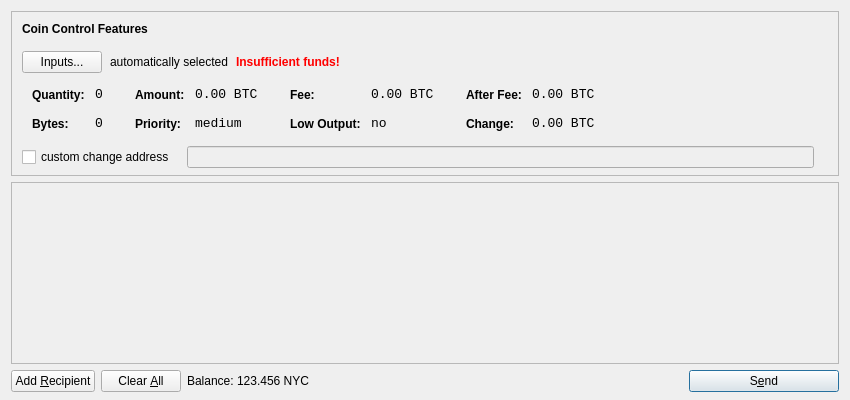
<?xml version="1.0" encoding="UTF-8"?>
<ui version="4.0">
 <class>SendCoinsDialog</class>
 <widget class="QDialog" name="SendCoinsDialog">
  <property name="geometry">
   <rect>
    <x>0</x>
    <y>0</y>
    <width>850</width>
    <height>400</height>
   </rect>
  </property>
  <property name="windowTitle">
   <string>Send Coins</string>
  </property>
  <layout class="QVBoxLayout" name="verticalLayout" stretch="0,1,0">
   <property name="bottomMargin">
    <number>8</number>
   </property>
   <item>
    <widget class="QFrame" name="frameCoinControl">
     <property name="sizePolicy">
      <sizepolicy hsizetype="Expanding" vsizetype="Expanding">
       <horstretch>0</horstretch>
       <verstretch>0</verstretch>
      </sizepolicy>
     </property>
     <property name="maximumSize">
      <size>
       <width>16777215</width>
       <height>16777215</height>
      </size>
     </property>
     <property name="frameShape">
      <enum>QFrame::StyledPanel</enum>
     </property>
     <property name="frameShadow">
      <enum>QFrame::Sunken</enum>
     </property>
     <layout class="QVBoxLayout" name="verticalLayoutCoinControl2">
      <property name="spacing">
       <number>-1</number>
      </property>
      <property name="leftMargin">
       <number>0</number>
      </property>
      <property name="topMargin">
       <number>0</number>
      </property>
      <property name="rightMargin">
       <number>0</number>
      </property>
      <property name="bottomMargin">
       <number>6</number>
      </property>
      <item>
       <layout class="QVBoxLayout" name="verticalLayoutCoinControl" stretch="0,0,0,0,1">
        <property name="spacing">
         <number>0</number>
        </property>
        <property name="leftMargin">
         <number>10</number>
        </property>
        <property name="topMargin">
         <number>10</number>
        </property>
        <item>
         <layout class="QHBoxLayout" name="horizontalLayoutCoinControl1">
          <property name="bottomMargin">
           <number>15</number>
          </property>
          <item>
           <widget class="QLabel" name="labelCoinControlFeatures">
            <property name="sizePolicy">
             <sizepolicy hsizetype="Preferred" vsizetype="Maximum">
              <horstretch>0</horstretch>
              <verstretch>0</verstretch>
             </sizepolicy>
            </property>
            <property name="font">
             <font>
              <weight>75</weight>
              <bold>true</bold>
             </font>
            </property>
            <property name="styleSheet">
             <string notr="true">font-weight:bold;</string>
            </property>
            <property name="text">
             <string>Coin Control Features</string>
            </property>
           </widget>
          </item>
         </layout>
        </item>
        <item>
         <layout class="QHBoxLayout" name="horizontalLayoutCoinControl2" stretch="0,0,0,0">
          <property name="spacing">
           <number>8</number>
          </property>
          <property name="bottomMargin">
           <number>10</number>
          </property>
          <item>
           <widget class="QPushButton" name="pushButtonCoinControl">
            <property name="styleSheet">
             <string notr="true"/>
            </property>
            <property name="text">
             <string>Inputs...</string>
            </property>
           </widget>
          </item>
          <item>
           <widget class="QLabel" name="labelCoinControlAutomaticallySelected">
            <property name="text">
             <string>automatically selected</string>
            </property>
            <property name="margin">
             <number>5</number>
            </property>
           </widget>
          </item>
          <item>
           <widget class="QLabel" name="labelCoinControlInsuffFunds">
            <property name="font">
             <font>
              <weight>75</weight>
              <bold>true</bold>
             </font>
            </property>
            <property name="styleSheet">
             <string notr="true">color:red;font-weight:bold;</string>
            </property>
            <property name="text">
             <string>Insufficient funds!</string>
            </property>
            <property name="margin">
             <number>5</number>
            </property>
           </widget>
          </item>
          <item>
           <spacer name="horizontalSpacerCoinControl">
            <property name="orientation">
             <enum>Qt::Horizontal</enum>
            </property>
            <property name="sizeHint" stdset="0">
             <size>
              <width>40</width>
              <height>1</height>
             </size>
            </property>
           </spacer>
          </item>
         </layout>
        </item>
        <item>
         <widget class="QWidget" name="widgetCoinControl" native="true">
          <property name="sizePolicy">
           <sizepolicy hsizetype="Preferred" vsizetype="Preferred">
            <horstretch>0</horstretch>
            <verstretch>0</verstretch>
           </sizepolicy>
          </property>
          <property name="minimumSize">
           <size>
            <width>0</width>
            <height>0</height>
           </size>
          </property>
          <property name="styleSheet">
           <string notr="true"/>
          </property>
          <layout class="QHBoxLayout" name="horizontalLayoutCoinControl5">
           <property name="margin">
            <number>0</number>
           </property>
           <item>
            <layout class="QHBoxLayout" name="horizontalLayoutCoinControl3" stretch="0,0,0,1">
             <property name="spacing">
              <number>20</number>
             </property>
             <property name="topMargin">
              <number>0</number>
             </property>
             <property name="bottomMargin">
              <number>10</number>
             </property>
             <item>
              <layout class="QFormLayout" name="formLayoutCoinControl1">
               <property name="horizontalSpacing">
                <number>10</number>
               </property>
               <property name="verticalSpacing">
                <number>14</number>
               </property>
               <property name="leftMargin">
                <number>10</number>
               </property>
               <property name="topMargin">
                <number>4</number>
               </property>
               <property name="rightMargin">
                <number>6</number>
               </property>
               <item row="0" column="0">
                <widget class="QLabel" name="labelCoinControlQuantityText">
                 <property name="styleSheet">
                  <string notr="true">font-weight:bold;</string>
                 </property>
                 <property name="text">
                  <string>Quantity:</string>
                 </property>
                 <property name="margin">
                  <number>0</number>
                 </property>
                </widget>
               </item>
               <item row="0" column="1">
                <widget class="QLabel" name="labelCoinControlQuantity">
                 <property name="font">
                  <font>
                   <family>Monospace</family>
                   <pointsize>10</pointsize>
                  </font>
                 </property>
                 <property name="cursor">
                  <cursorShape>IBeamCursor</cursorShape>
                 </property>
                 <property name="contextMenuPolicy">
                  <enum>Qt::ActionsContextMenu</enum>
                 </property>
                 <property name="text">
                  <string notr="true">0</string>
                 </property>
                 <property name="margin">
                  <number>0</number>
                 </property>
                 <property name="textInteractionFlags">
                  <set>Qt::LinksAccessibleByMouse|Qt::TextSelectableByKeyboard|Qt::TextSelectableByMouse</set>
                 </property>
                </widget>
               </item>
               <item row="1" column="0">
                <widget class="QLabel" name="labelCoinControlBytesText">
                 <property name="styleSheet">
                  <string notr="true">font-weight:bold;</string>
                 </property>
                 <property name="text">
                  <string>Bytes:</string>
                 </property>
                </widget>
               </item>
               <item row="1" column="1">
                <widget class="QLabel" name="labelCoinControlBytes">
                 <property name="font">
                  <font>
                   <family>Monospace</family>
                   <pointsize>10</pointsize>
                  </font>
                 </property>
                 <property name="cursor">
                  <cursorShape>IBeamCursor</cursorShape>
                 </property>
                 <property name="contextMenuPolicy">
                  <enum>Qt::ActionsContextMenu</enum>
                 </property>
                 <property name="text">
                  <string notr="true">0</string>
                 </property>
                 <property name="textInteractionFlags">
                  <set>Qt::LinksAccessibleByMouse|Qt::TextSelectableByKeyboard|Qt::TextSelectableByMouse</set>
                 </property>
                </widget>
               </item>
              </layout>
             </item>
             <item>
              <layout class="QFormLayout" name="formLayoutCoinControl2">
               <property name="horizontalSpacing">
                <number>10</number>
               </property>
               <property name="verticalSpacing">
                <number>14</number>
               </property>
               <property name="leftMargin">
                <number>6</number>
               </property>
               <property name="topMargin">
                <number>4</number>
               </property>
               <property name="rightMargin">
                <number>6</number>
               </property>
               <item row="0" column="0">
                <widget class="QLabel" name="labelCoinControlAmountText">
                 <property name="styleSheet">
                  <string notr="true">font-weight:bold;</string>
                 </property>
                 <property name="text">
                  <string>Amount:</string>
                 </property>
                 <property name="margin">
                  <number>0</number>
                 </property>
                </widget>
               </item>
               <item row="0" column="1">
                <widget class="QLabel" name="labelCoinControlAmount">
                 <property name="font">
                  <font>
                   <family>Monospace</family>
                   <pointsize>10</pointsize>
                  </font>
                 </property>
                 <property name="cursor">
                  <cursorShape>IBeamCursor</cursorShape>
                 </property>
                 <property name="contextMenuPolicy">
                  <enum>Qt::ActionsContextMenu</enum>
                 </property>
                 <property name="text">
                  <string notr="true">0.00 BTC</string>
                 </property>
                 <property name="textInteractionFlags">
                  <set>Qt::LinksAccessibleByMouse|Qt::TextSelectableByKeyboard|Qt::TextSelectableByMouse</set>
                 </property>
                </widget>
               </item>
               <item row="1" column="0">
                <widget class="QLabel" name="labelCoinControlPriorityText">
                 <property name="styleSheet">
                  <string notr="true">font-weight:bold;</string>
                 </property>
                 <property name="text">
                  <string>Priority:</string>
                 </property>
                </widget>
               </item>
               <item row="1" column="1">
                <widget class="QLabel" name="labelCoinControlPriority">
                 <property name="font">
                  <font>
                   <family>Monospace</family>
                   <pointsize>10</pointsize>
                  </font>
                 </property>
                 <property name="cursor">
                  <cursorShape>IBeamCursor</cursorShape>
                 </property>
                 <property name="contextMenuPolicy">
                  <enum>Qt::ActionsContextMenu</enum>
                 </property>
                 <property name="text">
                  <string>medium</string>
                 </property>
                 <property name="textInteractionFlags">
                  <set>Qt::LinksAccessibleByMouse|Qt::TextSelectableByKeyboard|Qt::TextSelectableByMouse</set>
                 </property>
                </widget>
               </item>
              </layout>
             </item>
             <item>
              <layout class="QFormLayout" name="formLayoutCoinControl3">
               <property name="horizontalSpacing">
                <number>10</number>
               </property>
               <property name="verticalSpacing">
                <number>14</number>
               </property>
               <property name="leftMargin">
                <number>6</number>
               </property>
               <property name="topMargin">
                <number>4</number>
               </property>
               <property name="rightMargin">
                <number>6</number>
               </property>
               <item row="0" column="0">
                <widget class="QLabel" name="labelCoinControlFeeText">
                 <property name="styleSheet">
                  <string notr="true">font-weight:bold;</string>
                 </property>
                 <property name="text">
                  <string>Fee:</string>
                 </property>
                 <property name="margin">
                  <number>0</number>
                 </property>
                </widget>
               </item>
               <item row="0" column="1">
                <widget class="QLabel" name="labelCoinControlFee">
                 <property name="font">
                  <font>
                   <family>Monospace</family>
                   <pointsize>10</pointsize>
                  </font>
                 </property>
                 <property name="cursor">
                  <cursorShape>IBeamCursor</cursorShape>
                 </property>
                 <property name="contextMenuPolicy">
                  <enum>Qt::ActionsContextMenu</enum>
                 </property>
                 <property name="text">
                  <string notr="true">0.00 BTC</string>
                 </property>
                 <property name="textInteractionFlags">
                  <set>Qt::LinksAccessibleByMouse|Qt::TextSelectableByKeyboard|Qt::TextSelectableByMouse</set>
                 </property>
                </widget>
               </item>
               <item row="1" column="0">
                <widget class="QLabel" name="labelCoinControlLowOutputText">
                 <property name="styleSheet">
                  <string notr="true">font-weight:bold;</string>
                 </property>
                 <property name="text">
                  <string>Low Output:</string>
                 </property>
                </widget>
               </item>
               <item row="1" column="1">
                <widget class="QLabel" name="labelCoinControlLowOutput">
                 <property name="font">
                  <font>
                   <family>Monospace</family>
                   <pointsize>10</pointsize>
                  </font>
                 </property>
                 <property name="cursor">
                  <cursorShape>IBeamCursor</cursorShape>
                 </property>
                 <property name="contextMenuPolicy">
                  <enum>Qt::ActionsContextMenu</enum>
                 </property>
                 <property name="text">
                  <string>no</string>
                 </property>
                 <property name="textInteractionFlags">
                  <set>Qt::LinksAccessibleByMouse|Qt::TextSelectableByKeyboard|Qt::TextSelectableByMouse</set>
                 </property>
                </widget>
               </item>
              </layout>
             </item>
             <item>
              <layout class="QFormLayout" name="formLayoutCoinControl4">
               <property name="horizontalSpacing">
                <number>10</number>
               </property>
               <property name="verticalSpacing">
                <number>14</number>
               </property>
               <property name="leftMargin">
                <number>6</number>
               </property>
               <property name="topMargin">
                <number>4</number>
               </property>
               <property name="rightMargin">
                <number>6</number>
               </property>
               <item row="0" column="0">
                <widget class="QLabel" name="labelCoinControlAfterFeeText">
                 <property name="styleSheet">
                  <string notr="true">font-weight:bold;</string>
                 </property>
                 <property name="text">
                  <string>After Fee:</string>
                 </property>
                 <property name="margin">
                  <number>0</number>
                 </property>
                </widget>
               </item>
               <item row="0" column="1">
                <widget class="QLabel" name="labelCoinControlAfterFee">
                 <property name="font">
                  <font>
                   <family>Monospace</family>
                   <pointsize>10</pointsize>
                  </font>
                 </property>
                 <property name="cursor">
                  <cursorShape>IBeamCursor</cursorShape>
                 </property>
                 <property name="contextMenuPolicy">
                  <enum>Qt::ActionsContextMenu</enum>
                 </property>
                 <property name="text">
                  <string notr="true">0.00 BTC</string>
                 </property>
                 <property name="textInteractionFlags">
                  <set>Qt::LinksAccessibleByMouse|Qt::TextSelectableByKeyboard|Qt::TextSelectableByMouse</set>
                 </property>
                </widget>
               </item>
               <item row="1" column="0">
                <widget class="QLabel" name="labelCoinControlChangeText">
                 <property name="styleSheet">
                  <string notr="true">font-weight:bold;</string>
                 </property>
                 <property name="text">
                  <string>Change:</string>
                 </property>
                </widget>
               </item>
               <item row="1" column="1">
                <widget class="QLabel" name="labelCoinControlChange">
                 <property name="font">
                  <font>
                   <family>Monospace</family>
                   <pointsize>10</pointsize>
                  </font>
                 </property>
                 <property name="cursor">
                  <cursorShape>IBeamCursor</cursorShape>
                 </property>
                 <property name="contextMenuPolicy">
                  <enum>Qt::ActionsContextMenu</enum>
                 </property>
                 <property name="text">
                  <string notr="true">0.00 BTC</string>
                 </property>
                 <property name="textInteractionFlags">
                  <set>Qt::LinksAccessibleByMouse|Qt::TextSelectableByKeyboard|Qt::TextSelectableByMouse</set>
                 </property>
                </widget>
               </item>
              </layout>
             </item>
            </layout>
           </item>
          </layout>
         </widget>
        </item>
        <item>
         <layout class="QHBoxLayout" name="horizontalLayoutCoinControl4" stretch="0,0,0">
          <property name="spacing">
           <number>12</number>
          </property>
          <property name="sizeConstraint">
           <enum>QLayout::SetDefaultConstraint</enum>
          </property>
          <property name="topMargin">
           <number>5</number>
          </property>
          <property name="rightMargin">
           <number>5</number>
          </property>
          <item>
           <widget class="QCheckBox" name="checkBoxCoinControlChange">
            <property name="text">
             <string>custom change address</string>
            </property>
           </widget>
          </item>
          <item>
           <widget class="QLineEdit" name="lineEditCoinControlChange">
            <property name="enabled">
             <bool>false</bool>
            </property>
            <property name="sizePolicy">
             <sizepolicy hsizetype="Expanding" vsizetype="Fixed">
              <horstretch>0</horstretch>
              <verstretch>0</verstretch>
             </sizepolicy>
            </property>
           </widget>
          </item>
          <item>
           <widget class="QLabel" name="labelCoinControlChangeLabel">
            <property name="sizePolicy">
             <sizepolicy hsizetype="Preferred" vsizetype="Expanding">
              <horstretch>0</horstretch>
              <verstretch>0</verstretch>
             </sizepolicy>
            </property>
            <property name="minimumSize">
             <size>
              <width>0</width>
              <height>0</height>
             </size>
            </property>
            <property name="text">
             <string/>
            </property>
            <property name="margin">
             <number>3</number>
            </property>
           </widget>
          </item>
         </layout>
        </item>
        <item>
         <spacer name="verticalSpacerCoinControl">
          <property name="orientation">
           <enum>Qt::Vertical</enum>
          </property>
          <property name="sizeHint" stdset="0">
           <size>
            <width>800</width>
            <height>1</height>
           </size>
          </property>
         </spacer>
        </item>
       </layout>
      </item>
     </layout>
    </widget>
   </item>
   <item>
    <widget class="QScrollArea" name="scrollArea">
     <property name="widgetResizable">
      <bool>true</bool>
     </property>
     <widget class="QWidget" name="scrollAreaWidgetContents">
      <property name="geometry">
       <rect>
        <x>0</x>
        <y>0</y>
        <width>830</width>
        <height>165</height>
       </rect>
      </property>
      <layout class="QVBoxLayout" name="verticalLayout_2">
       <property name="margin">
        <number>0</number>
       </property>
       <item>
        <layout class="QVBoxLayout" name="entries">
         <property name="spacing">
          <number>6</number>
         </property>
        </layout>
       </item>
       <item>
        <spacer name="verticalSpacer">
         <property name="orientation">
          <enum>Qt::Vertical</enum>
         </property>
         <property name="sizeHint" stdset="0">
          <size>
           <width>20</width>
           <height>40</height>
          </size>
         </property>
        </spacer>
       </item>
      </layout>
     </widget>
    </widget>
   </item>
   <item>
    <layout class="QHBoxLayout" name="horizontalLayout">
     <item>
      <widget class="QPushButton" name="addButton">
       <property name="toolTip">
        <string>Send to multiple recipients at once</string>
       </property>
       <property name="text">
        <string>Add &amp;Recipient</string>
       </property>
       <property name="icon">
        <iconset resource="../bitcoin.qrc">
         <normaloff>:/icons/add</normaloff>:/icons/add</iconset>
       </property>
       <property name="autoDefault">
        <bool>false</bool>
       </property>
      </widget>
     </item>
     <item>
      <widget class="QPushButton" name="clearButton">
       <property name="sizePolicy">
        <sizepolicy hsizetype="Minimum" vsizetype="Fixed">
         <horstretch>0</horstretch>
         <verstretch>0</verstretch>
        </sizepolicy>
       </property>
       <property name="toolTip">
        <string>Remove all transaction fields</string>
       </property>
       <property name="text">
        <string>Clear &amp;All</string>
       </property>
       <property name="icon">
        <iconset resource="../bitcoin.qrc">
         <normaloff>:/icons/remove</normaloff>:/icons/remove</iconset>
       </property>
       <property name="autoRepeatDelay">
        <number>300</number>
       </property>
       <property name="autoDefault">
        <bool>false</bool>
       </property>
      </widget>
     </item>
     <item>
      <layout class="QHBoxLayout" name="horizontalLayout_2">
       <property name="spacing">
        <number>3</number>
       </property>
       <item>
        <widget class="QLabel" name="label">
         <property name="text">
          <string>Balance:</string>
         </property>
        </widget>
       </item>
       <item>
        <widget class="QLabel" name="labelBalance">
         <property name="cursor">
          <cursorShape>IBeamCursor</cursorShape>
         </property>
         <property name="text">
          <string>123.456 NYC</string>
         </property>
         <property name="textInteractionFlags">
          <set>Qt::LinksAccessibleByMouse|Qt::TextSelectableByKeyboard|Qt::TextSelectableByMouse</set>
         </property>
        </widget>
       </item>
      </layout>
     </item>
     <item>
      <spacer name="horizontalSpacer">
       <property name="orientation">
        <enum>Qt::Horizontal</enum>
       </property>
       <property name="sizeHint" stdset="0">
        <size>
         <width>40</width>
         <height>20</height>
        </size>
       </property>
      </spacer>
     </item>
     <item>
      <widget class="QPushButton" name="sendButton">
       <property name="minimumSize">
        <size>
         <width>150</width>
         <height>0</height>
        </size>
       </property>
       <property name="toolTip">
        <string>Confirm the send action</string>
       </property>
       <property name="text">
        <string>S&amp;end</string>
       </property>
       <property name="icon">
        <iconset resource="../bitcoin.qrc">
         <normaloff>:/icons/send</normaloff>:/icons/send</iconset>
       </property>
       <property name="default">
        <bool>true</bool>
       </property>
      </widget>
     </item>
    </layout>
   </item>
  </layout>
 </widget>
 <resources>
  <include location="../bitcoin.qrc"/>
 </resources>
 <connections/>
</ui>
